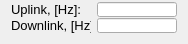
   <widget class="QWidget" name="gridLayoutWidget_3">
    <property name="geometry">
     <rect>
      <x>420</x>
      <y>190</y>
      <width>174</width>
      <height>41</height>
     </rect>
    </property>
    <property name="font">
     <font>
      <pointsize>10</pointsize>
     </font>
    </property>
    <layout class="QGridLayout" name="set_freqs_layout">
     <property name="topMargin">
      <number>2</number>
     </property>
     <property name="verticalSpacing">
      <number>1</number>
     </property>
     <item row="1" column="1">
      <widget class="QLineEdit" name="set_downlink_lineedit">
       <property name="sizePolicy">
        <sizepolicy hsizetype="Fixed" vsizetype="Fixed">
         <horstretch>0</horstretch>
         <verstretch>0</verstretch>
        </sizepolicy>
       </property>
       <property name="minimumSize">
        <size>
         <width>80</width>
         <height>15</height>
        </size>
       </property>
       <property name="maximumSize">
        <size>
         <width>80</width>
         <height>15</height>
        </size>
       </property>
       <property name="font">
        <font>
         <pointsize>10</pointsize>
        </font>
       </property>
      </widget>
     </item>
     <item row="1" column="0">
      <widget class="QLabel" name="set_downlink_text_label">
       <property name="sizePolicy">
        <sizepolicy hsizetype="Fixed" vsizetype="Fixed">
         <horstretch>0</horstretch>
         <verstretch>0</verstretch>
        </sizepolicy>
       </property>
       <property name="minimumSize">
        <size>
         <width>80</width>
         <height>15</height>
        </size>
       </property>
       <property name="maximumSize">
        <size>
         <width>80</width>
         <height>15</height>
        </size>
       </property>
       <property name="font">
        <font>
         <pointsize>10</pointsize>
        </font>
       </property>
       <property name="text">
        <string>Downlink, [Hz]:</string>
       </property>
      </widget>
     </item>
     <item row="0" column="1">
      <widget class="QLineEdit" name="set_uplink_lineedit">
       <property name="sizePolicy">
        <sizepolicy hsizetype="Fixed" vsizetype="Fixed">
         <horstretch>0</horstretch>
         <verstretch>0</verstretch>
        </sizepolicy>
       </property>
       <property name="minimumSize">
        <size>
         <width>80</width>
         <height>15</height>
        </size>
       </property>
       <property name="maximumSize">
        <size>
         <width>80</width>
         <height>15</height>
        </size>
       </property>
       <property name="font">
        <font>
         <pointsize>10</pointsize>
        </font>
       </property>
      </widget>
     </item>
     <item row="0" column="0">
      <widget class="QLabel" name="set_uplink_text_label">
       <property name="sizePolicy">
        <sizepolicy hsizetype="Fixed" vsizetype="Fixed">
         <horstretch>0</horstretch>
         <verstretch>0</verstretch>
        </sizepolicy>
       </property>
       <property name="minimumSize">
        <size>
         <width>80</width>
         <height>15</height>
        </size>
       </property>
       <property name="maximumSize">
        <size>
         <width>80</width>
         <height>15</height>
        </size>
       </property>
       <property name="font">
        <font>
         <pointsize>10</pointsize>
        </font>
       </property>
       <property name="text">
        <string>Uplink, [Hz]:</string>
       </property>
      </widget>
     </item>
    </layout>
   </widget>
